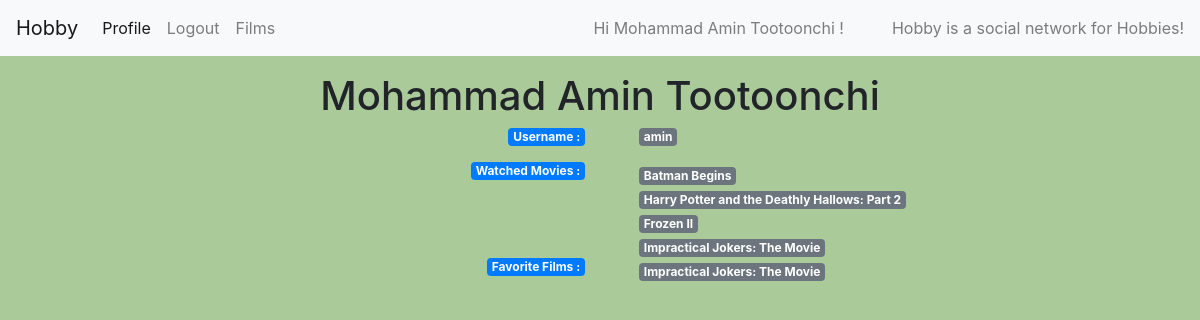
Screenshot of /accounts/profile (signed in) with the database file from the repository.
### accounts/models.py (models this page shows, shortened)
class User(AbstractBaseUser):
    username = models.CharField(max_length=100, unique=True)
    password = models.CharField(max_length=100)
    name = models.CharField(max_length=100)
    is_active = models.BooleanField(default=True)
    is_admin = models.BooleanField(default=False)
    USERNAME_FIELD = 'username'
    REQUIRED_FIELDS = ['password', 'name']
    objects = UserManager()
    watched_films = models.ManyToManyField('films.Film', blank=True, related_name='watched')
    fav_list      = models.ManyToManyField('films.Film', blank=True, related_name='fav')
    def __str__(self):
        return self.username

### films/models.py (models this page shows, shortened)
class Film(models.Model):
    title = models.CharField(max_length=100)
    imdbId = models.CharField(primary_key=True, max_length=100)
    year  = models.IntegerField()
    cast = models.CharField(max_length=200)
    countries = models.CharField(max_length=100)
    box_office = models.CharField(max_length=100,default=0)
    rating = models.FloatField()
    votes = models.IntegerField()
    cover_url = models.URLField()
    fullsize_poster = models.URLField()
    writer = models.CharField(max_length=200)
    director = models.CharField(max_length=200)
    top_250_films = models.IntegerField()
    synopsis = models.TextField()

### accounts/views.py (the view)
# urls.py: path('profile', views.ProfileView.as_view(), name='profile'),
class ProfileView(DetailView):
    template_name = 'accounts/profile.html'
    def get_object(self, queryset=None):
        user = User.objects.get(username=self.request.user.username)
        return user

### accounts/templatetags/user_detail.py (called while the page is built)
def list_of_movies(watched_films):
    films = watched_films.all()
    titles = []
    for film in films:
        titles.append(film.title)
    if len(titles) == 0:
        return 'Nothing!'
    else:
        return titles

### accounts/templates/accounts/profile.html (shortened to what this page needs)
{% extends 'layout.html' %}
{% load bootstrap4 %}
{% load user_detail %}
{% block body %}
    <div class="container text-center">
    <p class="h1">{{ user.name }}</p>
    <div class="row">
        <div class="col">
            <p class="badge btn-primary float-right">Username :</p>
        </div>
        <div class="col">
            <span class="badge badge-secondary ml-4 float-left">{{ user.username }}</span>
        </div>
    </div>
    <div class="row">
        <div class="col">
        <div class="badge btn-primary float-right">Watched Movies :</div>
        </div>
        <div class="col float-right text-left">
        {% for title in user.watched_films|list_of_movies %}
            <span class="badge badge-secondary ml-4">
                {{ title }}
            </span>
        <br>
        {% endfor %}
        </div>
    </div>
    <div class="row">
        <div class="col">
        <div class="badge btn-primary float-right">Favorite Films :</div>
        </div>
        <div class="col float-right text-left">
        {% for title in user.fav_list|list_of_movies %}
            <span class="badge badge-secondary ml-4">
                {{ title }}
            </span>
        <br>
        {% endfor %}
        </div>
    </div>
    </div>
{% endblock %}

### templates/layout.html (shortened to what this page needs)
{% load bootstrap4 %}
{% load static %}
{% load user_detail %}
<!DOCTYPE html>
<html lang="en">
<head>
 <link rel="stylesheet" href="https://maxcdn.bootstrapcdn.com/bootstrap/4.4.1/css/bootstrap.min.css">
</head>
<body style="background-color: rgba(84,147,47,0.49)">
<nav class="navbar navbar-expand-lg navbar-light bg-light">
    <a class="navbar-brand" href="{% url 'home' %}">Hobby</a>
  <div class="collapse navbar-collapse" id="navbarText">
    <ul class="navbar-nav mr-auto">
      {% if user.is_authenticated %}
      <li class="nav-item active">
        <a class="nav-link" href="{% url 'accounts:profile' %}">
            {% if user.is_authenticated %}
            Profile <span class="sr-only">(current)</span></a>
            {% endif %}
      </li>
      <li class="nav-item">
          <a class="nav-link" href="{% url 'accounts:logout' %}">Logout</a>
      </li>
    {% endif %}
      <li class="nav-item">
        <a class="nav-link" href="{% url 'films:search' %}">Films</a>
      </li>
    </ul>
  {% if user.is_authenticated %}
      <span class="navbar-text mr-5">
      Hi {{ user.name }} !
    </span>
  {% endif %}
    <span class="navbar-text">
        Hobby is a social network for Hobbies!
    </span>
  </div>
</nav>
<div class="container pt-3">
    {% block body %}{% endblock %}
</div>
</body>
</html>

### rows the page displays
User: name "Mohammad Amin Tootoonchi", username "amin"
Film: watched_films "Batman Begins"
Film: watched_films "Harry Potter and the Deathly Hallows: Part 2"
Film: watched_films "Frozen II"
Film: watched_films "Impractical Jokers: The Movie", fav_list "Impractical Jokers: The Movie"
